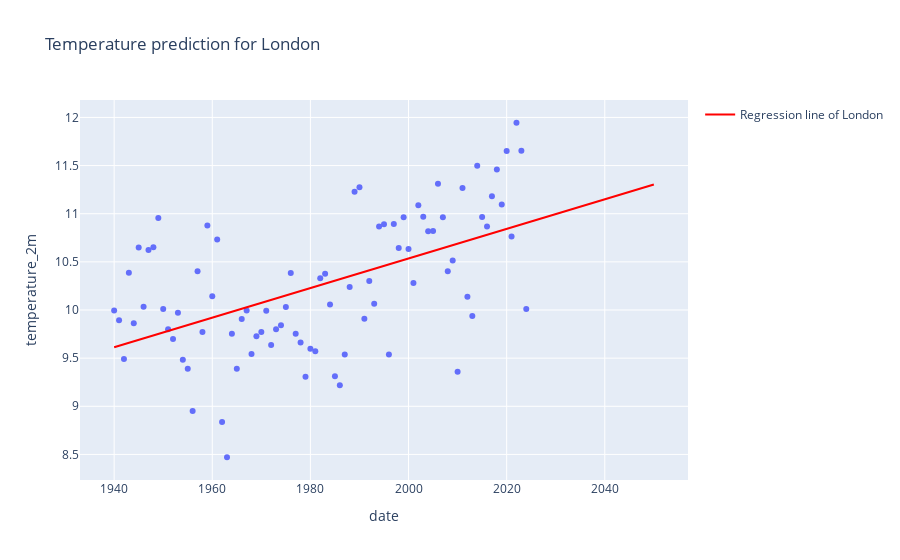

The notebook cell saved with this chart:
### Code cell
display('London', data_london)
plot_lr_london.show()

### Figure 1 — Plotly figure (JSON) as saved in the notebook; plotly's stock layout.template omitted (floating-point values rounded to 4 significant figures)
{"data": [{"hovertemplate": "date=%{x}<br>temperature_2m=%{y}<extra></extra>", "legendgroup": "", "marker": {"color": "#636efa", "symbol": "circle"}, "mode": "markers", "name": "", "orientation": "v", "showlegend": false, "type": "scatter", "x": [1940, 1941, 1942, 1943, 1944, 1945, 1946, 1947, 1948, 1949, 1950, 1951, 1952, 1953, 1954, 1955, 1956, 1957, 1958, 1959, 1960, 1961, 1962, 1963, 1964, 1965, 1966, 1967, 1968, 1969, 1970, 1971, 1972, 1973, 1974, 1975, 1976, 1977, 1978, 1979, 1980, 1981, 1982, 1983, 1984, 1985, 1986, 1987, 1988, 1989, 1990, 1991, 1992, 1993, 1994, 1995, 1996, 1997, 1998, 1999, 2000, 2001, 2002, 2003, 2004, 2005, 2006, 2007, 2008, 2009, 2010, 2011, 2012, 2013, 2014, 2015, 2016, 2017, 2018, 2019, 2020, 2021, 2022, 2023, 2024, 2025, 2026, 2027, 2028, 2029, 2030, 2031, 2032, 2033, 2034, 2035, 2036, 2037, 2038, 2039, 2040, 2041, 2042, 2043, 2044, 2045, 2046, 2047, 2048, 2049, 2050], "xaxis": "x", "y": [9.994, 9.893, 9.491, 10.39, 9.862, 10.65, 10.03, 10.62, 10.65, 10.95, 10.01, 9.8, 9.7, 9.971, 9.484, 9.39, 8.95, 10.4, 9.772, 10.88, 10.14, 10.73, 8.837, 8.471, 9.754, 9.389, 9.907, 9.996, 9.544, 9.728, 9.772, 9.993, 9.636, 9.801, 9.842, 10.03, 10.39, 9.753, 9.662, 9.306, 9.597, 9.571, 10.33, 10.38, 10.06, 9.312, 9.218, 9.537, 10.24, 11.23, 11.28, 9.908, 10.3, 10.06, 10.87, 10.89, 9.538, 10.89, 10.64, 10.96, 10.63, 10.28, 11.09, 10.97, 10.82, 10.82, 11.31, 10.96, 10.4, 10.51, 9.358, 11.27, 10.14, 9.939, 11.5, 10.97, 10.87, 11.18, 11.46, 11.1, 11.65, 10.76, 11.94, 11.65, 10.01, null, null, null, null, null, null, null, null, null, null, null, null, null, null, null, null, null, null, null, null, null, null, null, null, null, null], "yaxis": "y"}, {"line": {"color": "red", "width": 2}, "mode": "lines", "name": "Regression line of London", "type": "scatter", "x": [1940, 2050], "y": [9.613, 11.3]}], "layout": {"legend": {"tracegroupgap": 0}, "title": {"text": "Temperature prediction for London"}, "xaxis": {"anchor": "y", "domain": [0, 1], "title": {"text": "date"}}, "yaxis": {"anchor": "x", "domain": [0, 1], "title": {"text": "temperature_2m"}}}}
